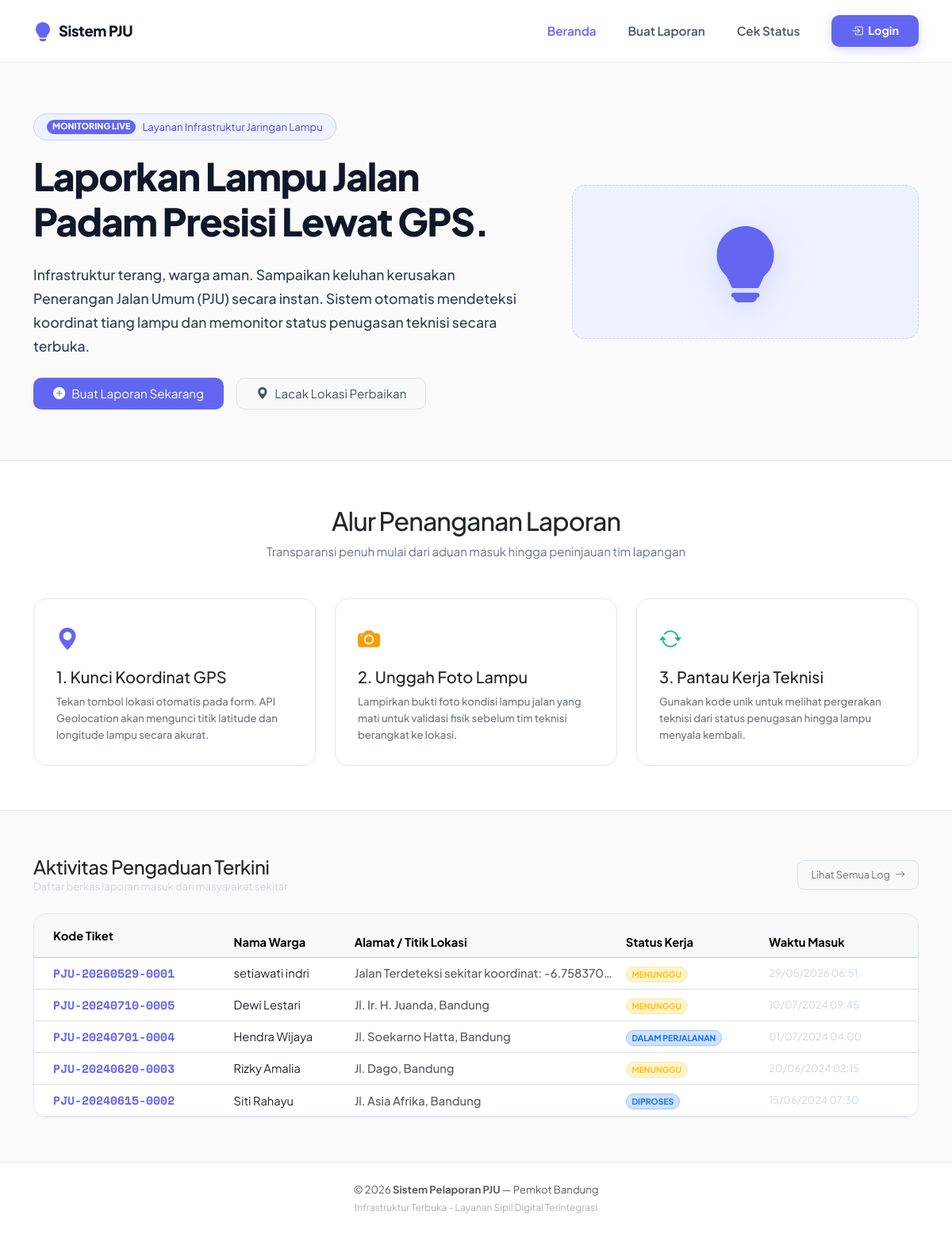
/pju_uas/index.php, run on the app's committed database.
### tables this page shows
CREATE TABLE `laporan` (
  `id` int(10) UNSIGNED NOT NULL,
  `kode_laporan` varchar(20) NOT NULL COMMENT 'Format: PJU-YYYYMMDD-XXXX',
  `nama_pelapor` varchar(100) NOT NULL,
  `no_hp` varchar(20) NOT NULL,
  `deskripsi` text NOT NULL,
  `foto` varchar(255) DEFAULT NULL,
  `latitude` decimal(10,8) NOT NULL,
  `longitude` decimal(11,8) NOT NULL,
  `alamat_lokasi` varchar(500) DEFAULT NULL,
  `status` enum('menunggu','diproses','dalam_perjalanan','selesai','dibatalkan') NOT NULL DEFAULT 'menunggu',
  `teknisi_id` int(10) UNSIGNED DEFAULT NULL,
  `estimasi_selesai` datetime DEFAULT NULL,
  `catatan_teknisi` text DEFAULT NULL,
  `created_at` timestamp NOT NULL DEFAULT current_timestamp(),
  `updated_at` timestamp NOT NULL DEFAULT current_timestamp() ON UPDATE current_timestamp()
);

### pju_uas/config/app.php (called while the page is built, shortened)
<?php
function e(string $str): string {
    return htmlspecialchars($str, ENT_QUOTES | ENT_HTML5, 'UTF-8');
}
function statusLabel(string $status): string {
    return match($status) {
        'menunggu'         => 'Menunggu',
        'diproses'         => 'Diproses',
        'dalam_perjalanan' => 'Dalam Perjalanan',
        'selesai'          => 'Selesai',
        'dibatalkan'       => 'Dibatalkan',
        default            => 'Tidak Diketahui',
    };
}

### pju_uas/index.php (the view, shortened to what this page needs)
<?php
require_once __DIR__ . '/config/app.php';
$db        = getDB();
$latestLaporan = $db->query("
    SELECT l.*, t.nama AS nama_teknisi
    FROM laporan l
    LEFT JOIN teknisi t ON l.teknisi_id = t.id
    ORDER BY l.created_at DESC
    LIMIT 5
")->fetchAll();
include __DIR__ . '/templates/header.php';
?>
<nav class="navbar navbar-expand-lg navbar-clean">
  <div class="container">
    <a class="navbar-brand d-flex align-items-center gap-2" href="<?= BASE_URL ?>/">
      <div class="text-primary fs-4" style="color: #6366F1 !important;"><i class="bi bi-lightbulb-fill"></i></div>
      <span style="font-weight: 800; color: #0F172A; letter-spacing: -0.02em; font-size: 1.15rem;">Sistem PJU</span>
    </a>
    <div class="collapse navbar-collapse" id="navMain">
      <ul class="navbar-nav ms-auto align-items-lg-center gap-4">
        <li class="nav-item"><a class="nav-link nav-link-clean active" href="<?= BASE_URL ?>/">Beranda</a></li>
        <li class="nav-item"><a class="nav-link nav-link-clean" href="<?= BASE_URL ?>/user/laporan.php">Buat Laporan</a></li>
        <li class="nav-item"><a class="nav-link nav-link-clean" href="<?= BASE_URL ?>/user/tracking.php">Cek Status</a></li>
        <li class="nav-item ms-lg-2">
          <a class="btn px-4 py-2 fw-bold text-white" href="<?= BASE_URL ?>/admin/login.php"
             style="background: #6366F1; border-radius: 10px; font-size: 0.9rem; box-shadow: 0 4px 14px rgba(99,102,241,0.25);">
            <i class="bi bi-box-arrow-in-right me-1"></i> Login
          </a>
        </li>
      </ul>
    </div>
  </div>
</nav>
<section class="py-5 my-3">
  <div class="container">
    <div class="row align-items-center g-5">
      <div class="col-lg-7 text-lg-start text-center">
        <div class="d-inline-flex align-items-center gap-2 mb-3"
             style="background:#EEF2FF; border: 1px solid #C7D2FE; border-radius:50px; padding:6px 16px;">
          <span class="badge rounded-pill text-white p-1.5 px-2.5" style="font-size:0.68rem; font-weight:800; background: #6366F1;">MONITORING LIVE</span>
          <span class="fw-700" style="font-size:0.82rem; color: #4F46E5;">Layanan Infrastruktur Jaringan Lampu</span>
        </div>
        <h1 class="hero-title-clean mb-4">
          Laporkan Lampu Jalan Padam Presisi Lewat GPS.
        </h1>
        <p class="hero-subtitle-clean mb-4" style="max-width: 620px;">
          Infrastruktur terang, warga aman. Sampaikan keluhan kerusakan Penerangan Jalan Umum (PJU) secara instan. Sistem otomatis mendeteksi koordinat tiang lampu dan memonitor status penugasan teknisi secara terbuka.
        </p>
        <div class="d-flex flex-wrap justify-content-lg-start justify-content-center gap-3">
          <a href="<?= BASE_URL ?>/user/laporan.php" class="btn btn-lg fw-700 text-white px-4 py-2.5" style="background: #6366F1; border-radius: 10px; font-size: 0.95rem;">
            <i class="bi bi-plus-circle-fill me-2"></i>Buat Laporan Sekarang
          </a>
          <a href="<?= BASE_URL ?>/user/tracking.php" class="btn btn-lg btn-light border fw-700 px-4 py-2.5" style="border-radius: 10px; font-size: 0.95rem; color: #475569;">
            <i class="bi bi-geo-alt-fill me-2"></i>Lacak Lokasi Perbaikan
          </a>
        </div>
      </div>
      <div class="col-lg-5 text-center d-none d-lg-block">
        <div class="p-4 rounded-4" style="background: #EEF2FF; border: 1px dashed #C7D2FE;">
          <i class="bi bi-lightbulb-fill text-primary" style="font-size: 6rem; color: #6366F1 !important; filter: drop-shadow(0 10px 20px rgba(99,102,241,0.2));"></i>
        </div>
      </div>
    </div>
  </div>
</section>
<section class="py-5" style="background: #FFFFFF; border-top: 1px solid #E2E8F0; border-bottom: 1px solid #E2E8F0;">
  <div class="container py-2">
    <div class="text-center mb-5">
      <h2 class="fw-800 text-dark" style="letter-spacing: -0.03em;">Alur Penanganan Laporan</h2>
      <p class="fw-500" style="color: #64748B;">Transparansi penuh mulai dari aduan masuk hingga peninjauan tim lapangan</p>
    </div>
    <div class="row g-4">
      <div class="col-md-4">
        <div class="card-alur h-100">
          <div class="mb-3 fs-3" style="color: #6366F1;"><i class="bi bi-geo-alt-fill"></i></div>
          <h5 class="fw-800 text-dark mb-2">1. Kunci Koordinat GPS</h5>
          <p class="small mb-0 text-secondary" style="line-height: 1.6; font-weight: 500;">Tekan tombol lokasi otomatis pada form. API Geolocation akan mengunci titik latitude dan longitude lampu secara akurat.</p>
        </div>
      </div>
      <div class="col-md-4">
        <div class="card-alur h-100">
          <div class="mb-3 fs-3" style="color: #F59E0B;"><i class="bi bi-camera-fill"></i></div>
          <h5 class="fw-800 text-dark mb-2">2. Unggah Foto Lampu</h5>
          <p class="small mb-0 text-secondary" style="line-height: 1.6; font-weight: 500;">Lampirkan bukti foto kondisi lampu jalan yang mati untuk validasi fisik sebelum tim teknisi berangkat ke lokasi.</p>
        </div>
      </div>
      <div class="col-md-4">
        <div class="card-alur h-100">
          <div class="mb-3 fs-3" style="color: #10B981;"><i class="bi bi-arrow-repeat"></i></div>
          <h5 class="fw-800 text-dark mb-2">3. Pantau Kerja Teknisi</h5>
          <p class="small mb-0 text-secondary" style="line-height: 1.6; font-weight: 500;">Gunakan kode unik untuk melihat pergerakan teknisi dari status penugasan hingga lampu menyala kembali.</p>
        </div>
      </div>
    </div>
  </div>
</section>
<section class="py-5">
  <div class="container py-2">
    <div class="d-flex flex-sm-row flex-column justify-content-between align-items-start align-items-sm-center mb-4 gap-2">
      <div>
        <h4 class="fw-800 text-dark mb-0" style="letter-spacing: -0.02em;">Aktivitas Pengaduan Terkini</h4>
        <p class="text-muted small mb-0">Daftar berkas laporan masuk dari masyarakat sekitar</p>
      </div>
      <a href="<?= BASE_URL ?>/user/tracking.php" class="btn btn-sm btn-light border px-3 py-2 fw-700 text-secondary" style="border-radius:8px; font-size:0.8rem;">
        Lihat Semua Log <i class="bi bi-arrow-right ms-1"></i>
      </a>
    </div>
    <div class="table-card overflow-hidden">
      <div class="table-responsive">
        <table class="table table-hover align-middle mb-0" style="font-size: 0.92rem;">
          <thead class="table-light">
            <tr class="text-secondary" style="font-weight: 600;">
              <th class="ps-4 py-3">Kode Tiket</th>
              <th>Nama Warga</th>
              <th>Alamat / Titik Lokasi</th>
              <th>Status Kerja</th>
              <th class="pe-4">Waktu Masuk</th>
            </tr>
          </thead>
          <tbody>
            <?php foreach ($latestLaporan as $row): ?>
            <tr>
              <td class="ps-4">
                <a href="<?= BASE_URL ?>/user/tracking.php?kode=<?= e($row['kode_laporan']) ?>"
                   class="fw-bold text-decoration-none" style="font-family:'Space Mono', monospace; color: #6366F1;">
                  <?= e($row['kode_laporan']) ?>
                </a>
              </td>
              <td class="fw-700 text-dark"><?= e($row['nama_pelapor']) ?></td>
              <td class="text-muted text-truncate" style="max-width:260px; font-weight: 500;">
                <?= e($row['alamat_lokasi'] ?? 'Koordinat terlampir') ?>
              </td>
              <td>
                <?php
                $badgeColor = match($row['status']) {
                    'menunggu' => 'bg-warning-subtle text-warning border border-warning-subtle',
                    'diproses', 'dalam_perjalanan' => 'bg-primary-subtle text-primary border border-primary-subtle',
                    'selesai' => 'bg-success-subtle text-success border border-success-subtle',
                    default => 'bg-danger-subtle text-danger border border-danger-subtle'
                };
                ?>
                <span class="badge <?= $badgeColor ?> px-2.5 py-1.5 rounded-pill text-uppercase fw-700" style="font-size: 0.65rem;">
                    <?= statusLabel($row['status']) ?>
                </span>
              </td>
              <td class="text-muted small pe-4 fw-500"><?= date('d/m/Y H:i', strtotime($row['created_at'])) ?></td>
            </tr>
            <?php endforeach; ?>
          </tbody>
        </table>
      </div>
    </div>
  </div>
</section>
<footer class="py-4 text-center border-top" style="background: #FFFFFF;">
  <div class="container">
    <p class="mb-1 text-muted small fw-600">© <?= date('Y') ?> <strong>Sistem Pelaporan PJU</strong> — Pemkot Bandung</p>
    <p class="mb-0 text-muted opacity-50" style="font-size:0.75rem;">
      Infrastruktur Terbuka - Layanan Sipil Digital Terintegrasi
    </p>
  </div>
</footer>
<?php include __DIR__ . '/templates/footer.php'; ?>

### pju_uas/css/style.css (style rules this page uses)
:root { --pju-primary: #06B6D4; --pju-primary-dark:#0891B2; --pju-yellow: #FBBF24; --pju-orange: #F97316; --pju-dark: #0F172A; --pju-card-bg: rgba(255, 255, 255, 0.85); --pju-border: rgba(226, 232, 240, 0.8); --pju-text: #334155; --pju-text-muted: #64748B; --pju-sidebar-w: 260px; --pju-radius: 24px; --pju-shadow: 0 20px 40px -15px rgba(6, 182, 212, 0.1); --pju-shadow-lg: 0 30px 60px -15px rgba(6, 182, 212, 0.2); --transition: all 0.35s cubic-bezier(0.4, 0, 0.2, 1); --pju-bg-light: #F8FAFC; }
*, *::before, *::after { box-sizing: border-box; }
body { font-family: 'Plus Jakarta Sans', sans-serif; font-size: 15px; color: var(--pju-text); background: var(--pju-bg-light); transition: var(--transition); -webkit-font-smoothing: antialiased; }
a { text-decoration: none; transition: var(--transition); }
.hero-section-soft .hero-subtitle-soft, section p.text-muted, .card-pju-soft p.text-muted, .card-pju-soft .text-muted { color: #94A3B8 !important; }
section .text-muted.small, .card-pju-soft p.small { color: #CBD5E1 !important; }

### pju_uas/index.php (style rules this page uses)
body { background-color: #FAFAFB; color: #1E293B; font-family: 'Plus Jakarta Sans', sans-serif; }
.navbar-clean { background: #FFFFFF; border-bottom: 1px solid #E2E8F0; padding: 16px 0; }
.nav-link-clean { color: #475569 !important; font-weight: 600; font-size: 0.95rem; transition: all 0.2s; }
.nav-link-clean:hover, .nav-link-clean.active { color: #6366F1 !important; }
.hero-title-clean { font-size: 3rem; font-weight: 800; color: #0F172A; letter-spacing: -0.03em; line-height: 1.2; }
.hero-subtitle-clean { font-size: 1.1rem; color: #334155; font-weight: 500; line-height: 1.7; }
.card-alur { background: #FFFFFF; border: 1px solid #E2E8F0; border-radius: 16px; padding: 28px; box-shadow: 0 1px 3px rgba(0,0,0,0.02); transition: transform 0.2s; }
.table-card { background: #FFFFFF; border: 1px solid #E2E8F0; border-radius: 16px; box-shadow: 0 1px 3px rgba(0,0,0,0.02); }

### data on the page
laporan: kode_laporan "PJU-20260529-0001", nama_pelapor "setiawati indri", alamat_lokasi "Jalan Terdeteksi sekitar koordinat: -6.758370…", status "MENUNGGU", created_at "29/05/2026 06:51"
laporan: kode_laporan "PJU-20240710-0005", nama_pelapor "Dewi Lestari", alamat_lokasi "Jl. Ir. H. Juanda, Bandung", status "MENUNGGU", created_at "10/07/2024 09:45"
laporan: kode_laporan "PJU-20240701-0004", nama_pelapor "Hendra Wijaya", alamat_lokasi "Jl. Soekarno Hatta, Bandung", status "DALAM PERJALANAN", created_at "01/07/2024 04:00"
laporan: kode_laporan "PJU-20240620-0003", nama_pelapor "Rizky Amalia", alamat_lokasi "Jl. Dago, Bandung", status "MENUNGGU", created_at "20/06/2024 02:15"
laporan: kode_laporan "PJU-20240615-0002", nama_pelapor "Siti Rahayu", alamat_lokasi "Jl. Asia Afrika, Bandung", status "DIPROSES", created_at "15/06/2024 07:30"
